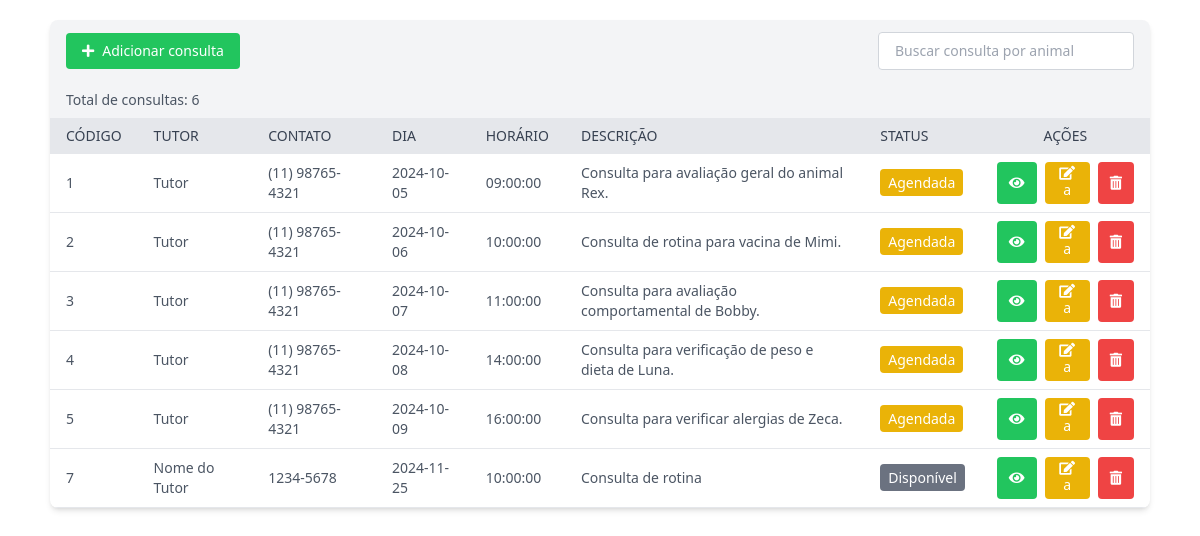
Screenshot of /tccfinal/paginas/testeagenda.php with the database file from the repository.
### tables this page shows
CREATE TABLE `consultas_tutores` (
  `idConsultaTutor` int(11) NOT NULL AUTO_INCREMENT,
  `nome_tutor` varchar(100) NOT NULL,
  `contato_tutor` varchar(100) NOT NULL,
  `data_consulta` date NOT NULL,
  `hora_consulta` time NOT NULL,
  `descricao` text,
  `status` varchar(20) DEFAULT NULL,
  `tutor_id` int(11) NOT NULL,
  `clinica_id` int(11) NOT NULL,
  PRIMARY KEY (`idConsultaTutor`),
  KEY `tutor_id` (`tutor_id`),
  CONSTRAINT `consultas_tutores_ibfk_1` FOREIGN KEY (`tutor_id`) REFERENCES `tutores` (`id`) ON DELETE CASCADE
);

### tccfinal/paginas/ClasseConsultaTutores.php (called while the page is built)
<?php
class ClasseConsultaTutores {
    private $pdo;
    public function __construct($pdo) {
        $this->pdo = $pdo;
    }
    public function consultar() {
        try {
            $sql = "SELECT * FROM consultas_tutores";
            $stmt = $this->pdo->prepare($sql);
            $stmt->execute();
            $result = $stmt->fetchAll(PDO::FETCH_ASSOC);
            return $result;
        } catch (PDOException $e) {
            echo "Erro ao consultar registros: " . $e->getMessage();
            return [];
        }
    }
}
?>

### tccfinal/paginas/testeagenda.php (the view, shortened to what this page needs)
<?php
require_once 'ClasseConsultaTutores.php';
require_once 'conexaobd.php';
try {
    $pdo = new PDO('mysql:host=localhost;dbname=tccdois', 'root', '');
    $pdo->setAttribute(PDO::ATTR_ERRMODE, PDO::ERRMODE_EXCEPTION);
} catch (PDOException $e) {
    echo "Erro na conexão: " . $e->getMessage();
    exit;
}
$consultaTutores = new ClasseConsultaTutores($pdo);
$consultas = $consultaTutores->consultar();
?>
<link rel="stylesheet" href="https://cdnjs.cloudflare.com/ajax/libs/font-awesome/5.15.4/css/all.min.css">
<script src="https://cdn.tailwindcss.com"></script>
<div class="bg-white shadow-md rounded-lg overflow-hidden w-11/12 mx-auto mt-5">
    <div class="flex items-center justify-between bg-gray-100 px-4 py-3">
        <button class="bg-green-500 hover:bg-green-600 text-white text-sm px-4 py-2 rounded flex items-center gap-2">
            <i class="fas fa-plus"></i>
            Adicionar consulta
        </button>
        <div class="relative">
            <input
                type="text"
                placeholder="Buscar consulta por animal"
                class="text-sm px-4 py-2 w-64 rounded border border-gray-300 focus:outline-none focus:ring-2 focus:ring-blue-500 focus:border-blue-500"
            />
        </div>
    </div>
    <div class="bg-gray-100 px-4 py-2 text-sm text-gray-600">
        Total de consultas: <?php echo count($consultas); ?>
    </div>
    <table class="min-w-full border-collapse">
        <thead class="bg-gray-200">
            <tr>
                <th class="px-4 py-2 text-left text-sm font-medium text-gray-700 uppercase">Código</th>
                <th class="px-4 py-2 text-left text-sm font-medium text-gray-700 uppercase">Tutor</th>
                <th class="px-4 py-2 text-left text-sm font-medium text-gray-700 uppercase">Contato</th>
                <th class="px-4 py-2 text-left text-sm font-medium text-gray-700 uppercase">Dia</th>
                <th class="px-4 py-2 text-left text-sm font-medium text-gray-700 uppercase">Horário</th>
                <th class="px-4 py-2 text-left text-sm font-medium text-gray-700 uppercase">Descrição</th>
                <th class="px-4 py-2 text-left text-sm font-medium text-gray-700 uppercase">Status</th>
                <th class="px-4 py-2 text-center text-sm font-medium text-gray-700 uppercase">Ações</th>
            </tr>
        </thead>
        <tbody>
            <?php
            if (!empty($consultas)) {
                foreach ($consultas as $registro) {
                    switch ($registro["status"]) {
                        case 'Agendada':
                            $statusColor = 'bg-yellow-500';
                            break;
                        default:
                            $statusColor = 'bg-gray-500';
                            break;
                    }
            ?>
            <tr class="border-b">
                <td class="px-4 py-2 text-sm text-gray-600"><?php echo htmlspecialchars($registro["idConsultaTutor"]); ?></td>
                <td class="px-4 py-2 text-sm text-gray-600"><?php echo htmlspecialchars($registro["nome_tutor"]); ?></td>
                <td class="px-4 py-2 text-sm text-gray-600"><?php echo htmlspecialchars($registro["contato_tutor"]); ?></td>
                <td class="px-4 py-2 text-sm text-gray-600"><?php echo htmlspecialchars($registro["data_consulta"]); ?></td>
                <td class="px-4 py-2 text-sm text-gray-600"><?php echo htmlspecialchars($registro["hora_consulta"]); ?></td>
                <td class="px-4 py-2 text-sm text-gray-600"><?php echo htmlspecialchars($registro["descricao"]); ?></td>
                <td class="px-4 py-2 text-sm text-gray-600">
                    <span class="text-white px-2 py-1 rounded <?php echo $statusColor; ?>">
                        <?php echo htmlspecialchars($registro["status"]); ?>
                    </span>
                </td>
                <td class="px-4 py-2 text-center">
                    <div class="flex justify-center gap-2">
                        <button class="bg-green-500 hover:bg-green-600 text-white text-sm px-3 py-1 rounded">
                            <i class="fas fa-eye"></i>
                        </button>
                        <button class="bg-yellow-500 hover:bg-yellow-600 text-white text-sm px-3 py-1 rounded">
                            <i class="fas fa-edit"></i>a
                        </button>
                        <button class="bg-red-500 hover:bg-red-600 text-white text-sm px-3 py-1 rounded">
                            <i class="fas fa-trash-alt"></i>
                        </button>
                    </div>
                </td>
            </tr>
            <?php
                }
            } else {
                echo "<tr><td colspan='8' class='text-center'>Nenhuma consulta encontrada.</td></tr>";
            }
            ?>
        </tbody>
    </table>
</div>

### rows the page displays
consultas_tutores: idConsultaTutor "1", nome_tutor "Tutor", contato_tutor "(11) 98765-4321", data_consulta "2024-10-05", hora_consulta "09:00:00", descricao "Consulta para avaliação geral do animal Rex.", status "Agendada"
consultas_tutores: idConsultaTutor "2", nome_tutor "Tutor", contato_tutor "(11) 98765-4321", data_consulta "2024-10-06", hora_consulta "10:00:00", descricao "Consulta de rotina para vacina de Mimi.", status "Agendada"
consultas_tutores: idConsultaTutor "3", nome_tutor "Tutor", contato_tutor "(11) 98765-4321", data_consulta "2024-10-07", hora_consulta "11:00:00", descricao "Consulta para avaliação comportamental de Bobby.", status "Agendada"
consultas_tutores: idConsultaTutor "4", nome_tutor "Tutor", contato_tutor "(11) 98765-4321", data_consulta "2024-10-08", hora_consulta "14:00:00", descricao "Consulta para verificação de peso e dieta de Luna.", status "Agendada"
consultas_tutores: idConsultaTutor "5", nome_tutor "Tutor", contato_tutor "(11) 98765-4321", data_consulta "2024-10-09", hora_consulta "16:00:00", descricao "Consulta para verificar alergias de Zeca.", status "Agendada"
consultas_tutores: idConsultaTutor "7", nome_tutor "Nome do Tutor", contato_tutor "1234-5678", data_consulta "2024-11-25", hora_consulta "10:00:00", descricao "Consulta de rotina", status "Disponível"

### other values shown
count($consultas) "6"
